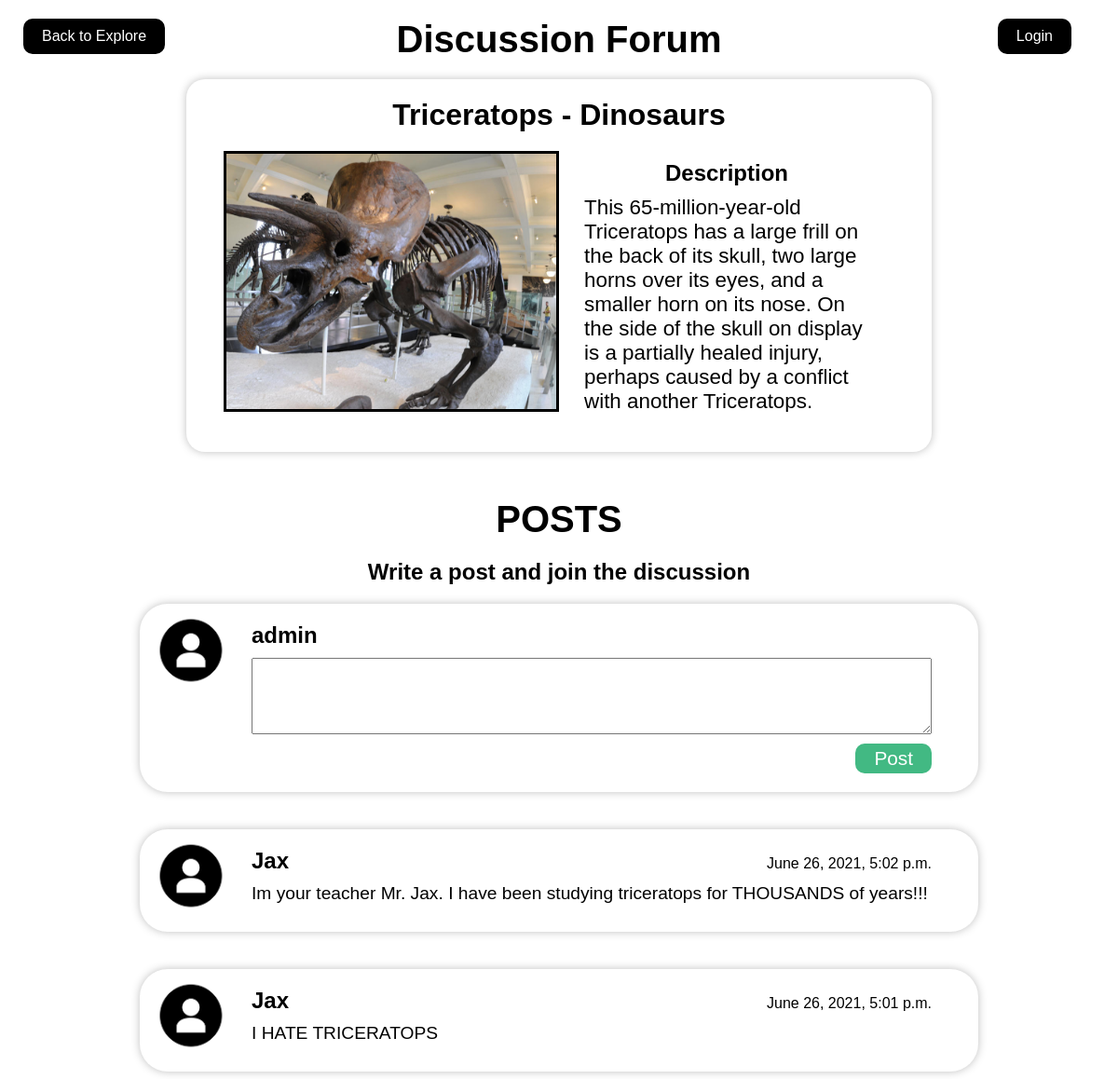
/discussion/7 (signed in), run on the app's committed database.
### backend/models.py (models this page shows, shortened)
class Item(models.Model):
    name = models.CharField(max_length=200)
    category = models.CharField(max_length=200, default="Dinosaurs")
    description = models.CharField(max_length=5000)
    description = models.TextField()
    img_url = models.URLField(null=True, blank=True)
    img = models.ImageField(null=True, upload_to='images/')

class User(models.Model):
    username = models.CharField(max_length=64, unique=True)
    password = models.CharField(max_length=64)
    name = models.CharField(max_length=64)
    items = models.ManyToManyField(Item, blank=True)

class DiscussionPost(models.Model):
    item = models.ForeignKey(Item, on_delete=models.CASCADE)
    user = models.ForeignKey(User, on_delete=models.CASCADE)
    time = models.DateTimeField(auto_now=True)
    post = models.TextField(null=True, blank=True)
    class Meta:
        ordering = ['-time']
    def __str__(self):
        return f'{self.post}. BY {self.user.name}. POSTED ON {self.time.month}/{self.time.day} TO {self.item.name}'

### backend/views.py (the view, shortened to what this page needs)
# urls.py: path('discussion', views.discussion, name="discussion"),
def discussion(request, item_pk=2):
    if request.method == 'GET':
        dps = DiscussionPost.objects.filter(item=Item.objects.get(id=item_pk))
        print(dps)
        item = Item.objects.get(id=item_pk)
        data = {"posts":dps, "item":item, "loggedIn": False}
        if "username" in request.session:
            loggedIn = True
            user = User.objects.get(username=request.session["username"])
            data.update({"loggedIn": loggedIn, "user": user})
        return render(request, "discussion.html", data)

### backend/templates/discussion.html (shortened to what this page needs)
<!DOCTYPE html>
<html>
    <head>
        <link rel="stylesheet" href="../static/style.css">
        <h1 class="title-discussion">Discussion Forum</h1>
    </head>
    <body>
        <a class="back-button" style="" href="../../explore">Back to Explore</a>
        <a class="back-discuss">Login</a>
        <main class="artifact" style="height: 50%; width: 800px;">
            <h1>{{ item.name }} - {{ item.category }}</h1>
            <div style="height: 20px;"></div>
            <div class="artifact__content">
                <div style="background-image: url({{ item.img.url }});" class="img"></div>
                <div class="text">
                    <h3>Description</h3>
                    <p>{{ item.description | linebreaksbr }}</p>
                </div>
            </div>
            <div style="height: 20px;"></div>
        </main>
        <div style="height: 30px;"></div>
        <h1 style="text-align: center; margin: auto;font-size: 2.5rem; padding: 20px 0px;">POSTS</h1>
        <h3 style="font-size: 1.5rem; text-align: center; margin:auto;">Write a post and join the discussion</h3>
        <div style="height: 20px;"></div>
        <form class="discussion" method="POST">
            <img src="../static/images/usericon.png" alt="">
            <div class="discussion__text">
                <header>
                    <h3>{{ user.name }}</h3>
                </header>
                <textarea id="textarea" name="textarea" rows="4" cols="50"></textarea>
                <button type="submit">Post</button>
            </div>
        </form>
        <div style="height: 40px;"></div>
        {% for item in posts %}
            <section class="discussion">
                <img src="../static/images/usericon.png" alt="">
                <div class="discussion__text">
                    <header>
                        <h3>{{ item.user.name }}</h3>
                        <h4>{{ item.time }}</h4>
                    </header>
                    <p>{{ item.post }}</p>
                </div>
            </section>
            <div style="height: 40px;"></div>
        {% endfor %}
    </body>
</html>

### backend/static/style.css (style rules this page uses)
* { box-sizing: border-box; margin: 0; padding: 0; }
body, html { width: 100vw; height: 100%; }
body { font-family: Arial, Helvetica, sans-serif; position: relative; }
.back-button { position: absolute; background-color: black; color: white; height: fit-content; border: none; display: block; text-decoration: none; text-align: center; padding: 10px 20px; border-radius: 10px; margin-top: 15px; margin-left: 15px; top: 5px; left: 10px; width: fit-content; }
.artifact { background-color: white; border: none; width: 80%; height: 75%; position: relative; border-radius: 20px; box-shadow: 0px 0px 10px 0px #bfbfbf; margin: auto; }
.artifact > h1 { margin: auto; text-align: center; padding-top: 20px; }
.artifact__content { width: 90%; display: flex; flex-direction: row; align-items: stretch; height: 70%; margin: auto; }
.artifact__content > div { width: 50%; }
.artifact__content > .text { overflow: scroll; }
.artifact__content > .text > p { width: 85%; margin: auto; margin-top: 10px; font-size: 1.4rem; }
.artifact__content > .text > h3 { margin: auto; text-align: center; font-size: 1.5rem; margin-top: 10px; }
.artifact__content > .img { background-size: cover; background-position: center; border: solid 3px black; }
.discussion { width: 75%; margin: auto; display: flex; flex-direction: row; justify-content: flex-start; box-shadow: 0px 0px 10px 0px #bfbfbf; border-radius: 30px; }
.discussion > img { height: 80px; width: 80px; margin-top: 10px; margin-left: 15px; }
.discussion__text { flex: 1; padding: 20px 50px 20px 25px; }
.discussion__text > header { display: flex; flex-direction: row; justify-content: space-between; align-items: baseline; }
.discussion__text > header > h3 { font-size: 1.5rem; }
.discussion__text > header > h4 { font-weight: 200; font-size: 1rem; }
.discussion__text > p { font-size: 1.2rem; padding: 10px 0px; }
.discussion__text > button { display: block; font-size: 1.3rem; padding: 4px 20px; background-color: #42b983; color: white; float: right; border: none; border-radius: 10px; margin-top: 10px; }
.discussion__text > textarea { display: block; width: 100%; resize: vertical; padding: 10px 20px; margin-top: 10px; }
input:focus, textarea { outline: none; }

### backend/templates/discussion.html (style rules this page uses)
.title-discussion { text-align: center; margin: auto; font-size: 2.5rem; padding: 20px 0px; }
p { font-size: 2rem; }
.back-discuss { position: absolute; background-color: black; color: white; width: 100px; height: fit-content; border: none; display: block; text-decoration: none; text-align: center; padding: 10px 20px; border-radius: 10px; margin-top: 15px; margin-left: 15px; top: 5px; right: 50px; width: fit-content; }

### data on the page
Item: name "Triceratops", category "Dinosaurs", img (picture), description "This 65-million-year-old Triceratops has a large frill on the back of its skull, two large horns over its eyes, and a smaller horn on its nose. On the side of the skull on display is a partially healed injury, perhaps caused by a conflict with another Triceratops."
User: name "admin"
DiscussionPost: user.name "Jax", time "June 26, 2021, 5:02 p.m.", post "Im your teacher Mr. Jax. I have been studying triceratops for THOUSANDS of years!!!"
DiscussionPost: user.name "Jax", time "June 26, 2021, 5:01 p.m.", post "I HATE TRICERATOPS"
